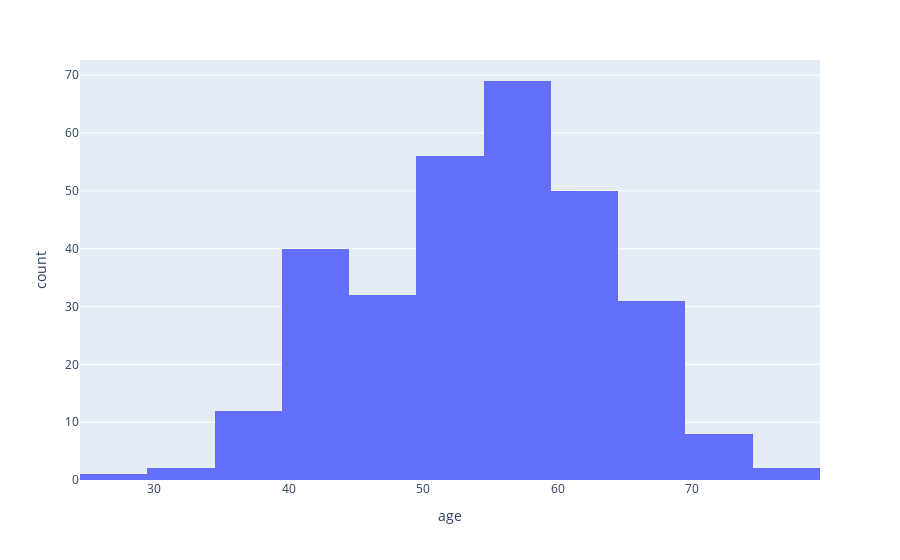

The notebook cell this image was saved under:
### Code cell
px.histogram(df,x='age',nbins=10) #nbins is used to represent the number of bars

### Figure 1 — Plotly figure (JSON) as saved in the notebook; plotly's stock layout.template omitted (floating-point values rounded to 4 significant figures; data arrays with more than 128 entries replaced by an {"elided": "..."} marker saying what was removed)
{"data": [{"alignmentgroup": "True", "bingroup": "x", "hovertemplate": "age=%{x}<br>count=%{y}<extra></extra>", "legendgroup": "", "marker": {"color": "#636efa", "pattern": {"shape": ""}}, "name": "", "nbinsx": 10, "offsetgroup": "", "orientation": "v", "showlegend": false, "type": "histogram", "x": {"elided": "303 int values"}, "xaxis": "x", "yaxis": "y"}], "layout": {"autosize": true, "barmode": "relative", "legend": {"tracegroupgap": 0}, "margin": {"t": 60}, "xaxis": {"anchor": "y", "autorange": true, "domain": [0, 1], "range": [24.5, 79.5], "title": {"text": "age"}, "type": "linear"}, "yaxis": {"anchor": "x", "autorange": true, "domain": [0, 1], "range": [0, 72.63], "title": {"text": "count"}}}}
